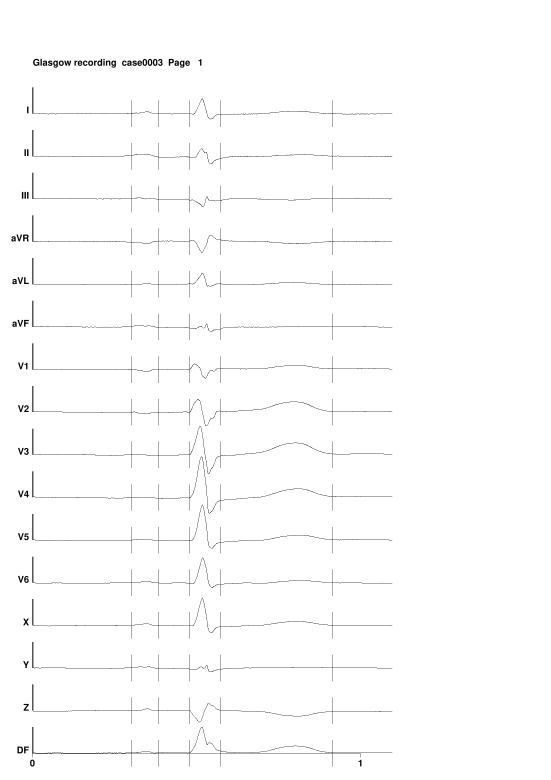
#> input picture runs/p0b/plot-1.png, 1653 x 2339 px (shown at 1/3 size)
$ python physionet_lead_matching_v2.py
#> lines starting #> are read from the running program, lines starting #| are printed output that depends on the picture; after the words box and inside, x2 and y2 are one past the last pixel; in counts of white or black regions, pixels touching at a corner belong together
### scripts/physionet_lead_matching.py
"""P0b: recover real V1-V6 electrode positions from the PhysioNet/CinC 2007 data.

The released files do not state which of the 120 electrodes are V1-V6, but the
15-lead waveform plot (`case0003_15.pdf`) and the 352-node body-surface
potential matrix (`case0003_dat.mat`, 352 x 1095) describe the same record.
This script digitises the V1-V6 waveforms from the plot, matches each to the
best-correlating torso node, and maps the matched nodes to the released 3D
electrode coordinates.  The recovered positions are then used to check the
vertical rule (SNND 19.3 cm to the 4th intercostal level, 2 cm rib spacing).

Run:
    $ISAACSIM_ENV/bin/python scripts/physionet_lead_matching.py
"""
from __future__ import annotations

import json
import subprocess
import sys
from pathlib import Path

import numpy as np

PROJECT_ROOT = Path(__file__).resolve().parents[1]
sys.path.insert(0, str(PROJECT_ROOT))

EXTERNAL_DIR = PROJECT_ROOT / "assets" / "external" / "physionet_cinc2007"
WORK_DIR = PROJECT_ROOT / "runs" / "p0b"
PDF_URL = (
    "https://physionet.org/files/challenge-2007/1.0.0/data/case0003_15.pdf"
)
MAT_URL = (
    "https://physionet.org/files/challenge-2007/1.0.0/data/case0003_dat.mat"
)

LEAD_ORDER = (
    "I", "II", "III", "aVR", "aVL", "aVF",
    "V1", "V2", "V3", "V4", "V5", "V6",
    "X", "Y", "Z", "DF",
)
PLOT_X0, PLOT_X1 = 214, 1177
PANEL_SPACING = 128


def download(url: str, path: Path) -> Path:
    if not path.is_file():
        subprocess.run(["curl", "-s", "-m", "120", "-o", str(path), url], check=True)
#> (this line was passed over: subprocess is not available in this run)
    return path


# [134 lines left out: functions digitise, bandpass, main, not called in this run]


# [2 lines that do not run on import are left out]

### scripts/physionet_lead_matching_v2.py
"""P0b v2: robust digitisation + WCT-free matching for the PhysioNet leads.

Two fixes over v1:
  * tracking extraction: each column's dark pixel is chosen nearest to the
    previous column's position, so tall R peaks are followed instead of being
    clipped at the panel band edge;
  * difference matching: the precordial leads share the Wilson central terminal
    (a common temporal component), so V_i - V_1 = node_i - node_1.  Matching the
    *differences* cancels the WCT and makes the node assignment identifiable.

Run:
    $ISAACSIM_ENV/bin/python scripts/physionet_lead_matching_v2.py
"""
from __future__ import annotations

import json
import subprocess
import sys
from pathlib import Path

import numpy as np

PROJECT_ROOT = Path(__file__).resolve().parents[1]
sys.path.insert(0, str(PROJECT_ROOT))
sys.path.insert(0, str(Path(__file__).resolve().parent))

from physionet_lead_matching import (  # noqa: E402
    EXTERNAL_DIR,
    LEAD_ORDER,
    MAT_URL,
    PDF_URL,
    WORK_DIR,
    bandpass,
    download,
)

V_LEADS = ("V1", "V2", "V3", "V4", "V5", "V6")


def digitise_tracking(pdf_path: Path) -> dict:
    """Extract one waveform per panel by tracking the nearest dark pixel."""
    from PIL import Image

    png = WORK_DIR / "plot-1.png"
    if not png.is_file():
        subprocess.run(
            ["pdftoppm", "-r", "200", "-png", "-f", "1", "-l", "1",
             str(pdf_path), str(WORK_DIR / "plot")],
            check=True,
        )
    image = np.array(Image.open(png).convert("L"))
    dark = image < 128
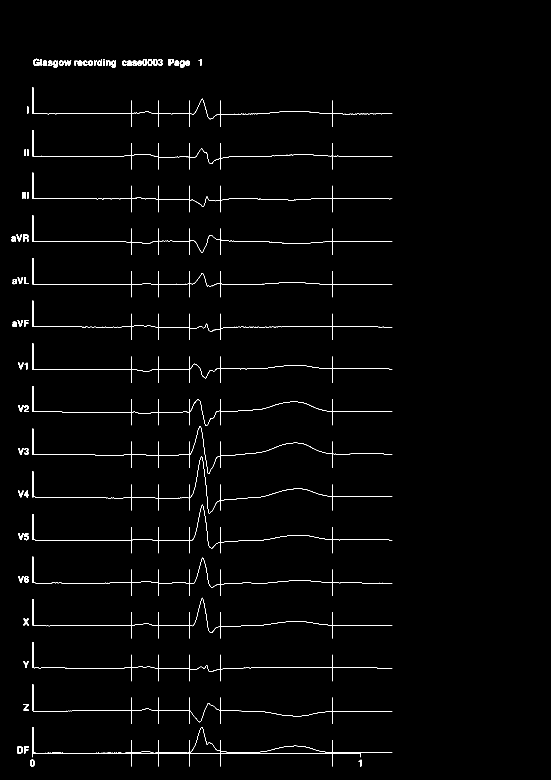
#> dark: shape (2339, 1653) bool (shown at 1/3 size); 1% white in thin lines or dots, all inside (x1, y1, x2, y2) = (34, 176, 1177, 2300)
    height, width = image.shape
#> height = 2339; width = 1653

    label_cols = dark[:, : int(width * 0.13)]
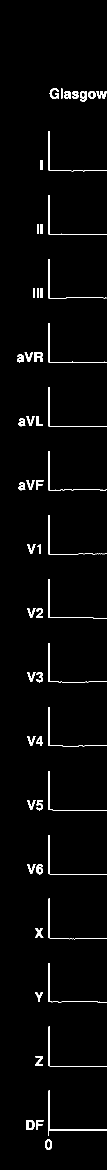
#> label_cols: shape (2339, 214) bool (shown at 1/2 size); 2.3% white; 57 white regions, largest, box (x1, y1, x2, y2) and area: (97, 2181, 214, 2272) 488, (97, 902, 214, 981) 361, (97, 646, 214, 726) 360
    rows = np.where(label_cols.sum(axis=1) > 3)[0]
#> rows = 392 values from 177 to 2298
    bands = []
    start = prev = rows[0]
#> start = 177; prev = 177
    for row in rows[1:]:
        if row - prev > 10:
            bands.append((start, prev))
            start = row
        prev = row
#> this loop made 391 passes
#> (row, start, prev) on passes 26, 49: (320, 320, 320), (448, 448, 448)
#> start on passes 71, 92, 114, 136, 157, 178: 576, 704, 832, 960, 1088, 1216
#> after the loop, bands = [(177, 202), (320, 342), (448, 469), (576, 596), (704, 725), (832, 853), (960, 980), (1088, 1108), (1216, 1236), (1344, 1364), (1472, 1492), (1600, 1621), (1728, 1749), (1856, 1878), (1984, 2004), (2112, 2133), (2240, 2260)]
    bands.append((start, prev))
    centres = [(b[0] + b[1]) // 2 for b in bands][: len(LEAD_ORDER)]
#> centres = [189, 331, 458, 586, 714, 842, 970, 1098, 1226, 1354, 1482, 1610, 1738, 1867, 1994, 2122]

    x0, x1 = 214, 1177
    signals = {}
    for name, centre in zip(LEAD_ORDER, centres):
        previous = None
        values = np.full(x1 - x0, np.nan)
        for column in range(x0, x1):
            candidates = np.where(dark[:, column])[0]
            if candidates.size == 0:
                continue
            if previous is None:
                near = candidates[np.argmin(np.abs(candidates - centre))]
            else:
                near = candidates[np.argmin(np.abs(candidates - previous))]
            # reject jumps larger than half a panel (tracking lost)
            if previous is not None and abs(near - previous) > 60:
                continue
            values[column - x0] = float(near)
            previous = near
        good = np.isfinite(values)
        if good.sum() < values.size * 0.5:
            continue
        values = np.interp(np.arange(values.size), np.where(good)[0], values[good])
        signals[name] = -values
#> this loop made 16 passes
#> (name, centre) on passes 1 to 12: ('I', 189), ('II', 331), ('III', 458), ('aVR', 586), ('aVL', 714), ('aVF', 842), ('V1', 970), ('V2', 1098), ('V3', 1226), ('V4', 1354), ('V5', 1482), ('V6', 1610)
#> after the loop, signals = 16 items
    return signals


def main() -> None:
    WORK_DIR.mkdir(parents=True, exist_ok=True)
    pdf_path = download(PDF_URL, WORK_DIR / "case0003_15.pdf")
    mat_path = download(MAT_URL, WORK_DIR / "case0003_dat.mat")

    signals = digitise_tracking(pdf_path)
#> signals = 16 items
    print(f"digitised: {sorted(signals)}", flush=True)
#| digitised: ['DF', 'I', 'II', 'III', 'V1', 'V2', 'V3', 'V4', 'V5', 'V6', 'X', 'Y', 'Z', 'aVF', 'aVL', 'aVR']

    import scipy.io as sio

#> (the run stopped early here; a loop or call above may not have finished)
